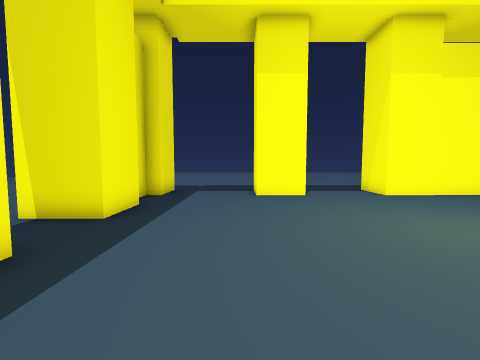
View 1 (above)

21 first-person views from a walk through a Unity game level. The camera is 1.3 m above the floor, tilts 4° down and sees 90° across. The floor is counted in squares, 1 m on a side. Each view is taken from the middle of a square. On the plan, view 1 faces up. The plan holds only what a view shows up to about 12 squares ahead; the rest is blank. The place goes on beyond the plan. The player is left out. Some animated figures are left out. Some surface patterns are stand-ins.

View 2
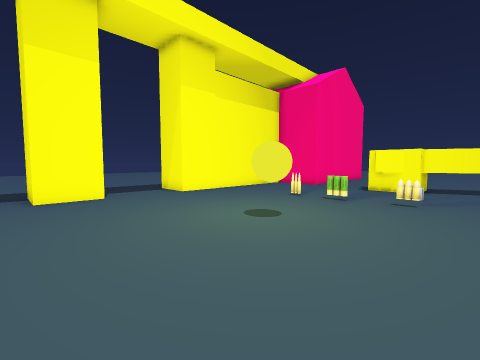

View 3
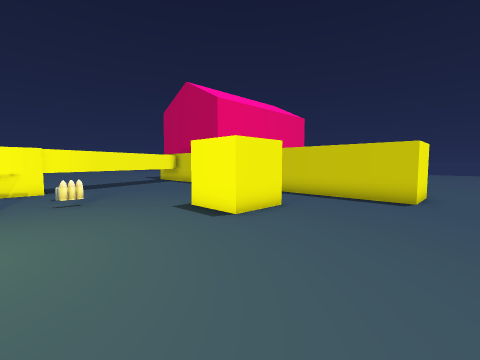

View 4
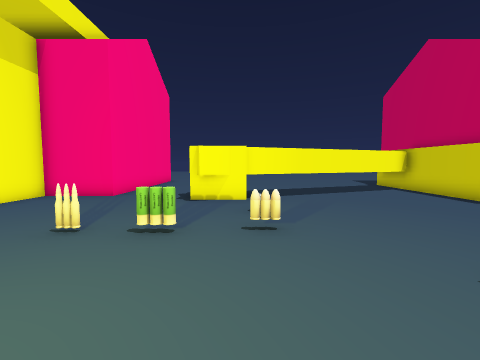

View 5
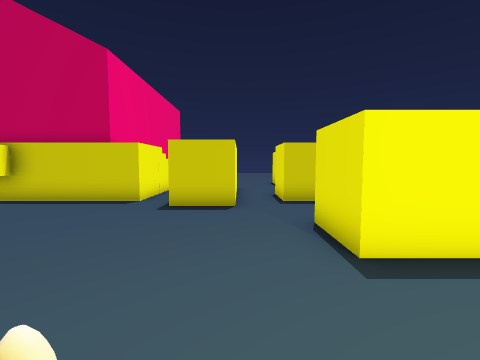

View 6
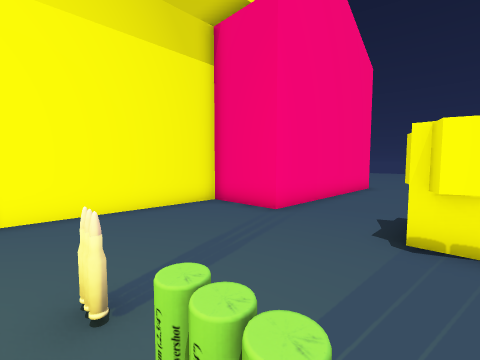

View 7
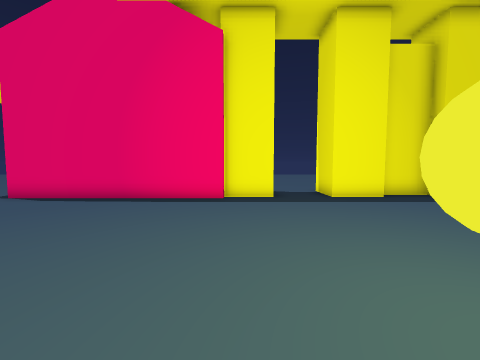

View 8
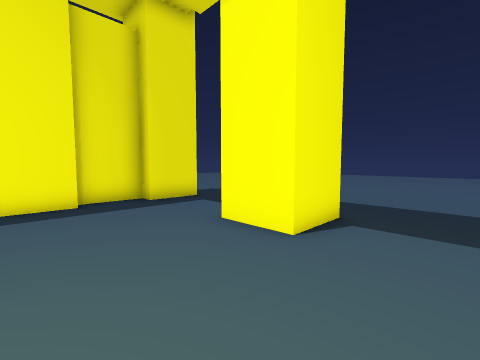

View 9
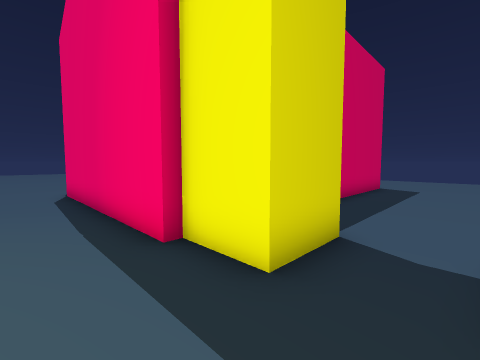

View 10
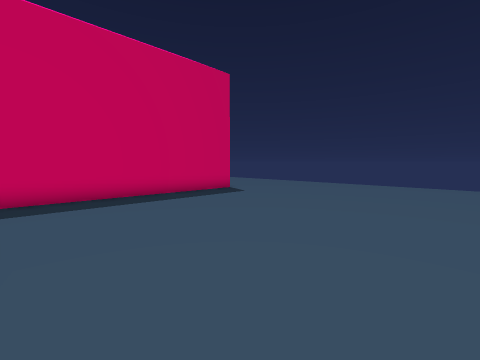

View 11
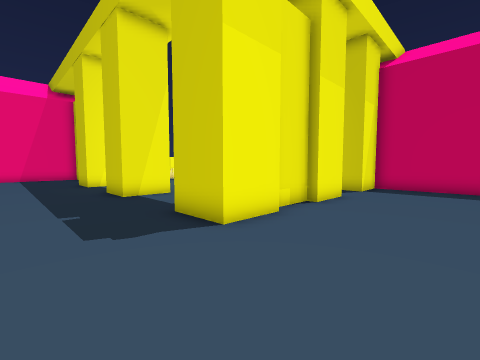

View 12
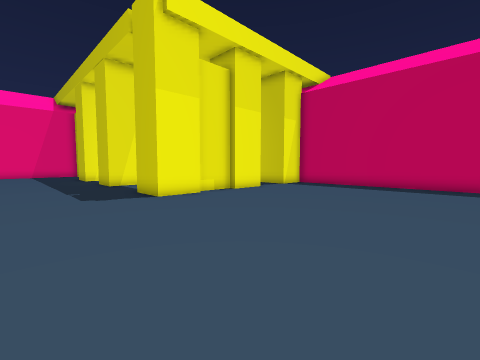

View 13
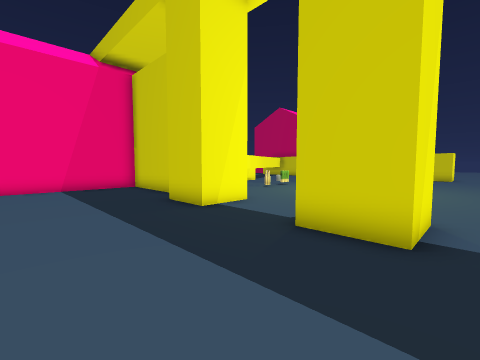

View 14
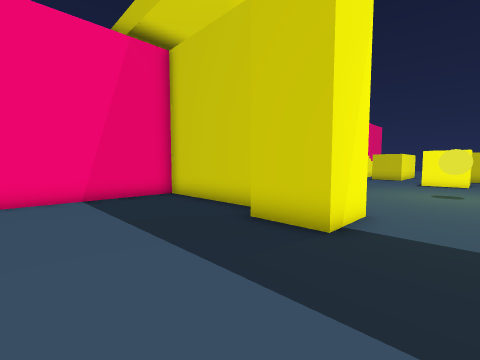

View 15
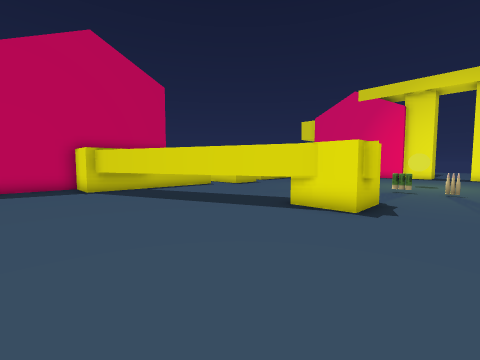

View 16
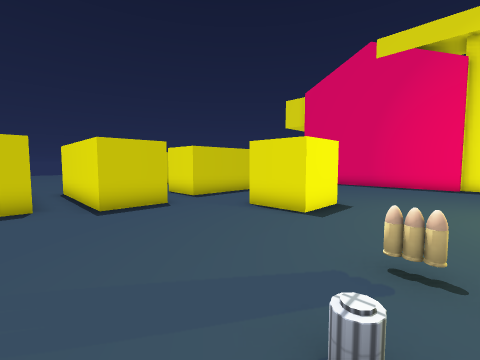

View 17
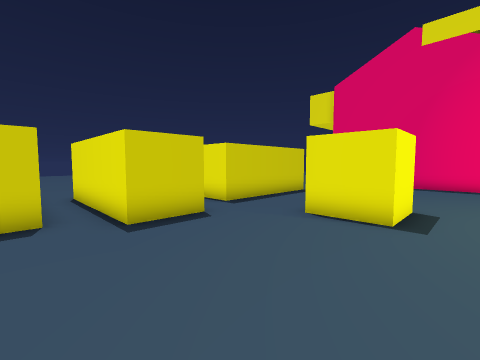

View 18
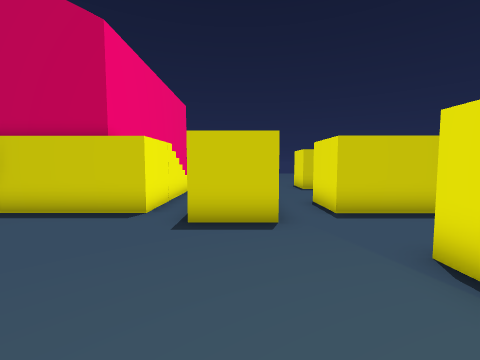

View 19
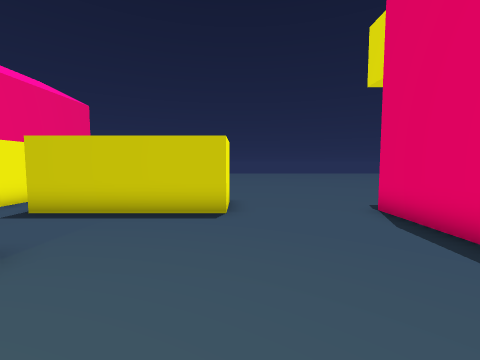

View 20
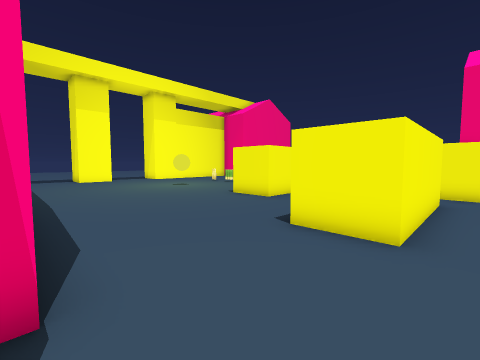

View 21
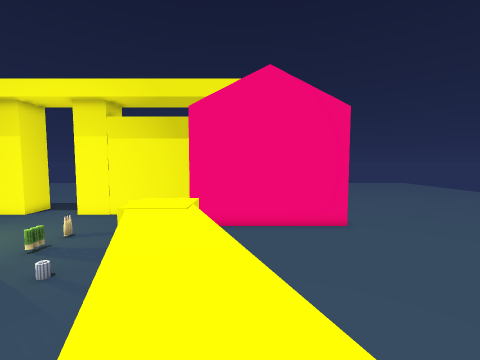

### Floor plan
Key: @ floor where view 1 was taken; # wall or solid block; . main floor; : floor 2 m higher than the main floor; v drop or lower ground; P pillar; B yellow ball; O other object.
Columns run from 14 left of view 1 to 21 right of it. Each row starts with its distance up from view 1.
 16 . ..........................OOO
 15  ...........................OOOO
 14 ............................OOO
 13 ............................O
 12 .........PP....PP...###.....O
 11 .........P P...P P..########O
 10 .........PPP...PPP..P#######O
  9 .........##.................O
  8 .........##.................O
  7 .........PPP................OOOOOOOO
  6 .........PPP........................
  5 .......................O............
  4 ..................BB...O............
  3 .........PPP.......B...O..#  .......
  2 .........P P...........O...O:.......
  1 OOOOOOOOOP P...........O...#::......
  0 OOO  OOOO  O..@............#::......
 -1 OO   OOO   #.......OO.......#:v.....
 -2       O    #......O O.......#::.....
 -3            O......OOO........::.....
 -4            O.................# :....
 -5            O...........OO....v: ....
 -6            O....OOOOO.O O.....  ....
 -7            ....O    O.O O.       ...
 -8           .....OOOOOO.O O.  OOOOOOOO
 -9          .............O O.  O
-10          .......    ..  O.  O
-11          .......    ..  ..  O
-12          .......        ..  O
-13               ..        ..
-14                         ..

Positions as (right, up) in squares from view 1, and headings:
1: (0, 0), facing up
2: (0, 0), facing up-right
3: (0, 3), facing down-right
4: (4, 2), facing right
5: (8, 2), facing down
6: (8, 3), facing up-right
7: (6, 2), facing left
8: (5, 6), facing up-left
9: (-1, 5), facing down-left
10: (-6, 11), facing down-left
11: (-9, 15), facing down-right
12: (-14, 16), facing down-right
13: (0, 16), facing down-right
14: (4, 16), facing down-right
15: (21, 6), facing down-left
16: (12, 2), facing down-left
17: (12, 0), facing down-left
18: (9, 0), facing down
19: (1, 0), facing down
20: (-3, -9), facing up-right
21: (16, -5), facing up
